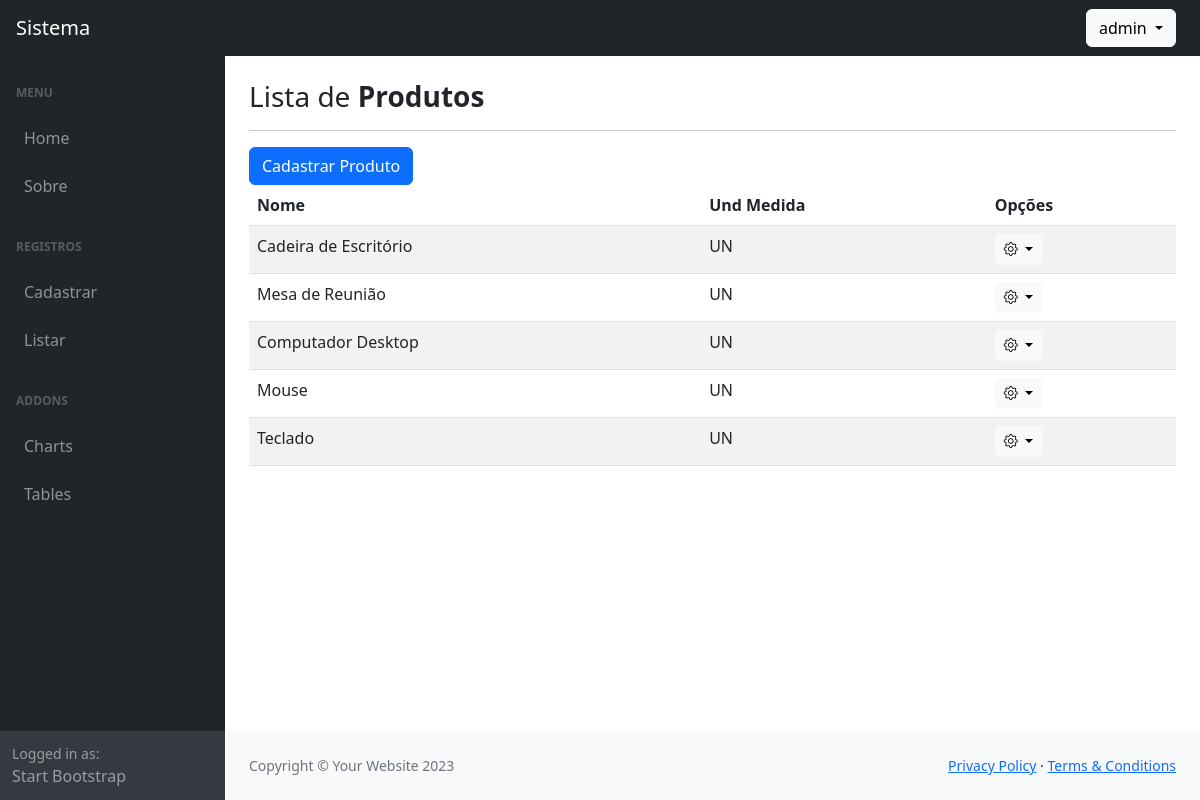
Page /listar/produtos/ (signed in) on the committed database.
### usuarios/models.py (models this page shows)
class CustomUser(AbstractUser):
    bio = models.TextField(blank=True)
    birth_date = models.DateField(null=True, blank=True)
    def __str__(self):
        return self.username

### cadastros/models.py (models this page shows)
class Produto(models.Model):
    nome = models.CharField(max_length=150)
    undMedida = models.CharField(max_length=3)
    user = models.ForeignKey(settings.AUTH_USER_MODEL, on_delete=models.CASCADE)

### cadastros/views.py (the view)
# urls.py: path('listar/produtos/', ProdutoList.as_view(), name='listar-produtos'),
class ProdutoList(GroupRequiredMixin, LoginRequiredMixin, SuccessMessageMixin, ListView):
    model = Produto
    template_name = 'cadastros/list/produto.html'
    group_required = ["Administrador", "Editor"]
    paginate_by = 50
    def get_queryset(self):
        if self.request.user.groups.filter(name="Administrador").exists():
            return super().get_queryset()
        return super().get_queryset().filter(user=self.request.user)

### cadastros/templates/cadastros/list/produto.html (shortened to what this page needs)
{% extends "paginas/modelo.html" %}
{% block conteudo %}
<h3>
    Lista de <b>Produtos</b>
</h3>
<hr>
<a href="{% url 'cadastrar-produto' %}" class="btn btn-primary">
    Cadastrar Produto
</a>
<table id="table-lista"  class="table table-striped">
    <thead>
        <th>Nome</th>
        <th>Und Medida</th>
        <th>Opções</th>
    </thead>
   <tbody>
    {% for object in object_list %}
    <tr>
        <td>{{object.nome}}</td>
        <td>{{object.undMedida}}</td>
        <td>
            <div class="dropdown">
                <button class="btn btn-light btn-sm dropdown-toggle" type="button" data-bs-toggle="dropdown" aria-expanded="false">
                    <i class="bi bi-gear"></i>
                </button>
            </div>
        </td>
    {% empty %}
        <tr>
            <td colspan="3">Nenhum registro encontrado.</td>
        </tr>
    {% endfor %}
   </tbody>
</table>
{% endblock %}
{% block scripts %}
<link href="https://cdn.datatables.net/v/bs5/dt-2.1.8/datatables.min.css" rel="stylesheet">
{% endblock scripts %}

### paginas/templates/paginas/modelo.html (shortened to what this page needs)
{% load static %}
<!DOCTYPE html>
<html lang="pt-br">
<head>
    <link href="https://cdn.jsdelivr.net/npm/simple-datatables@7.1.2/dist/style.min.css" rel="stylesheet" />
    <link href="{% static 'css/styles.css' %}" rel="stylesheet" />
    <link rel="stylesheet" href="https://cdn.jsdelivr.net/npm/bootstrap-icons@1.11.3/font/bootstrap-icons.min.css">
</head>
<body class="sb-nav-fixed">
    {% block menu_superior %}
    <nav class="sb-topnav navbar navbar-expand navbar-dark bg-dark">
        <a class="navbar-brand ps-3" href="{% url 'index' %}">Sistema</a>
        <button class="btn btn-link btn-sm order-1 order-lg-0 me-4 me-lg-0" id="sidebarToggle" href="#!"></button>
        {% if request.user.is_authenticated %}
        <ul class="navbar-nav ms-auto me-md-0 me-3 me-lg-4">
            <li class="nav-item dropdown">
                <a class="btn btn-light dropdown-toggle" id="navbarDropdown" href="#" role="button"
                    data-bs-toggle="dropdown" aria-expanded="false">
                    {{ request.user }}
                </a>
            </li>
        </ul>
        {% else %}
        <a href="{% url 'login' %}" class="btn btn-light ms-auto me-3">
            Entrar
        </a>
        {% endif %}
    </nav>
    {% endblock %}
    <div id="layoutSidenav">
        {% block menu_lateral %}
        <div id="layoutSidenav_nav">
            <nav class="sb-sidenav accordion sb-sidenav-dark" id="sidenavAccordion">
                <div class="sb-sidenav-menu">
                    <div class="nav">
                        <div class="sb-sidenav-menu-heading">Menu</div>
                        <a class="nav-link" href="{% url 'index' %}">
                            Home
                        </a>
                        <a class="nav-link" href="{% url 'sobre' %}">
                            Sobre
                        </a>
                        {% if request.user.is_authenticated %}
                        <div class="sb-sidenav-menu-heading">Registros</div>
                        <a class="nav-link collapsed" href="#" data-bs-toggle="collapse"
                            data-bs-target="#collapseCadastrar" aria-expanded="false" aria-controls="collapseLayouts">
                            Cadastrar
                        </a>
                        <a class="nav-link collapsed" href="#" data-bs-toggle="collapse"
                            data-bs-target="#collapseListar" aria-expanded="false" aria-controls="collapseLayouts">
                            Listar
                        </a>
                        {% endif %}
                        <div class="sb-sidenav-menu-heading">Addons</div>
                        <a class="nav-link" href="charts.html">
                            Charts
                        </a>
                        <a class="nav-link" href="tables.html">
                            Tables
                        </a>
                    </div>
                </div>
                <div class="sb-sidenav-footer">
                    <div class="small">Logged in as:</div>
                    Start Bootstrap
                </div>
            </nav>
        </div>
        {% endblock %}
        <div id="layoutSidenav_content">
            <main>
                <div class="container-fluid px-4">
                    <br>
                    {% block conteudo %}{% endblock %}
                </div>
            </main>
            {% block rodape %}
            <footer class="py-4 bg-light mt-auto">
                <div class="container-fluid px-4">
                    <div class="d-flex align-items-center justify-content-between small">
                        <div class="text-muted">Copyright &copy; Your Website 2023</div>
                        <div>
                            <a href="#">Privacy Policy</a>
                            &middot;
                            <a href="#">Terms &amp; Conditions</a>
                        </div>
                    </div>
                </div>
            </footer>
            {% endblock %}
        </div>
    </div>
    {% block scripts %}
    {% endblock %}
</body>
</html>

### rows in the picture
CustomUser: user "admin"
Produto: nome "Cadeira de Escritório", undMedida "UN"
Produto: nome "Mesa de Reunião", undMedida "UN"
Produto: nome "Computador Desktop", undMedida "UN"
Produto: nome "Mouse", undMedida "UN"
Produto: nome "Teclado", undMedida "UN"
